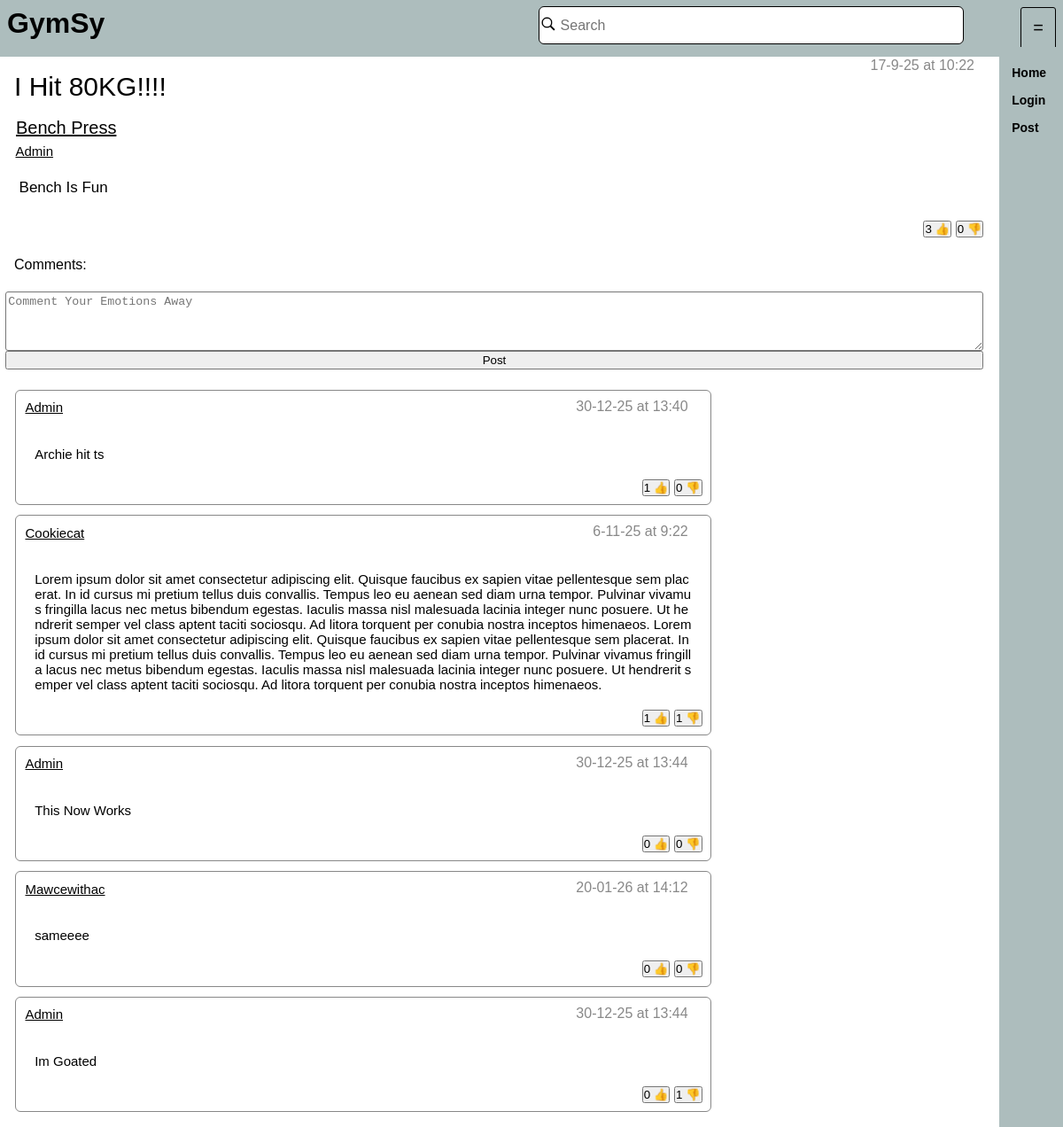
/post/1, run on an earlier commit of the app's database.
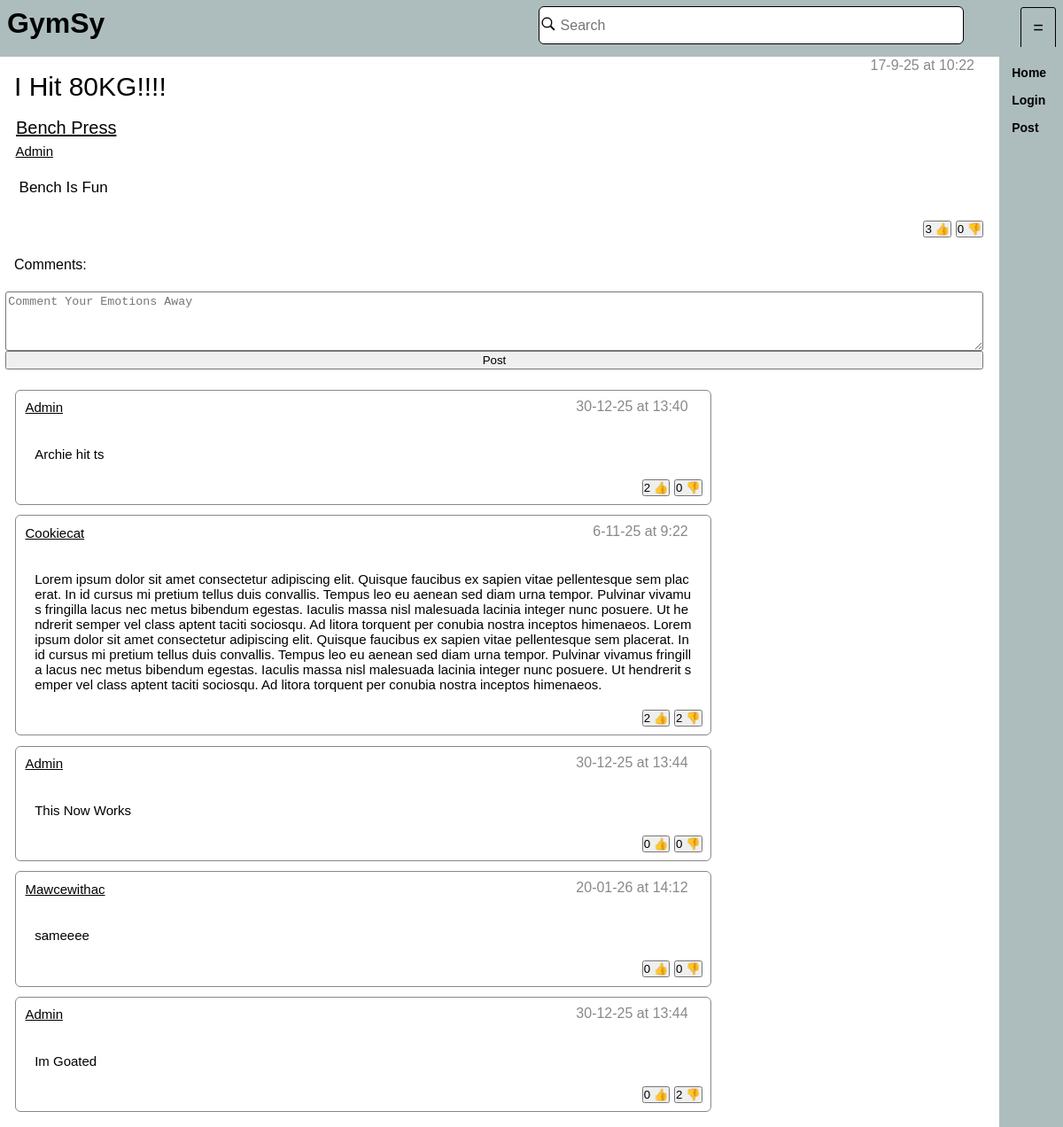
And on a later commit of the database.
### tables this page shows
CREATE TABLE "Post" (
	"PostID"	INTEGER UNIQUE,
	"PostContent"	TEXT,
	"ExcersiseID"	INTEGER,
	"AccountID"	INTEGER,
	"Title"	TEXT,
	"Date"	TEXT,
	"Time"	TEXT,
	"Parent"	INTEGER,
	PRIMARY KEY("PostID"),
	FOREIGN KEY("AccountID") REFERENCES "Account"("AccountID"),
	FOREIGN KEY("ExcersiseID") REFERENCES "Excersise"("ExcersiseID")
);

### app.py (the view)
@app.route("/post/<post>")
def ShowPost(post):
    print(post)
    PostData = DatabaseHandler.GetPost(int(post))
    CommentData = DatabaseHandler.GetComments(int(post))
    if PostData is None:
        return app.redirect("/home",302)
    Id = cache.get("id")
    if Id is None:
        cache.set("id", 0)
        Id = 0
    return render_template("Post.html",ID = Id,
                            data = PostData,
                            Comments = CommentData,
                            PostID = post
                            )

### Database/DatabaseHandler.py (called while the page is built)
def GetPost(ID: int):
    with sqlite3.connect("Database/GymsyDatabase.db") as Connection:
        Cursor = Connection.cursor()
        Result = Cursor.execute(SqlCommands.GetPostsFromPostID.ReturnQuery([ID])).fetchone()
        return Result

def GetComments(ParentID: int):
    with sqlite3.connect("Database/GymsyDatabase.db") as Connection:
        Cursor = Connection.cursor()
        Result = Cursor.execute(SqlCommands.GetPostComments.ReturnQuery([ParentID,ParentID]))
        return Result.fetchall()
    return 0

### Database/SqlCommands.py (called while the page is built)
    def ReturnQuery(self,NewContent: list = []):
        if type(NewContent) != list:
            NewContent = [NewContent]
        if len(NewContent) == len(self.Additions):
            return self.Query.format(*NewContent)
        else:
            print(NewContent, self.Additions)
            return "ERROR building Query"

### app.py (called while the page is built)
@app.after_request
def after_request(response):
    response.headers["Cache-Control"] = "no-cache, no-store, must-revalidate,public, max-age=0"
    response.headers['X-UA-Compatible'] = 'IE=Edge,chrome=1'
    response.cache_control.max_age = 0
    return response

### templates/Post.html (shortened to what this page needs)
{% extends 'index.html' %}
{% block content %}
<PostMain>
    <div class = "title" style = "Padding: 0;">
        <p class = "PostTitle">{{data[1]}}</p>
        <p style="margin-left: auto; margin-top: 0;color: #888888">{{data[9]}} at {{data[8]}}</p>
    </div>
    <a class = "PostExcersiseTitleText" href = "/exercise/{{data[3]}}">{{data[6]}}</a>
    <a class = "MainpostUsername" href = "/users/{{data[7]}}">{{data[7]}}</a>
    <div style = "margin: 1rem;">
		<a class = "PostDescription">
        {{data[2]}}
        </a>
	</div>
    <div class = "likeBar">
         <button class = "likeButton" id="Like:{{data[0]}}"
                            onclick={%if ID == 0 %} "OpenPopUp('popUp');ChildClicked();" {%else%} "SendLike({{ID}}, 1,{{data[0]}});updateLikes('{{data[0]}}');ChildClicked();" {%endif%} >
        {{data[4]}}&nbsp👍</button>
        <button class = "likeButton" id="Dislike:{{data[0]}}"
                onclick= {%if ID == 0 %} "OpenPopUp('popUp');ChildClicked();" {%else%} "SendLike({{ID}}, -1,{{data[0]}}); updateLikes('{{data[0]}}');ChildClicked();" {%endif%} >
        {{data[5]}}&nbsp👎</button>
    </div>
</PostMain>
<p>Comments:</p>
<div style="display: flex; flex-direction: column;">
    <textarea class = "Commentbox" id="CommentID" name="Comment" rows="4" cols="50" placeholder="Comment Your Emotions Away"></textarea>
    <button style = "" onclick= {%if ID == 0 %} "OpenPopUp('popUp');ChildClicked();" {%else%} "SendComment(document.getElementById('CommentID').value,{{PostID}},'{{ID}}')"{%endif%}>Post</button>
</div>
<div>
	{%for post in Comments%}
<div class = "comment" style = "">
<div class = "title">
        <a class = "MainpostUsername" href = "/users/{{post[1]}}" style = "margin: 0">{{post[1]}}</a>
	<p style="margin-left: auto; margin-top: 0;color: #888888">{{post[5]}} at {{post[6]}}</p>
	</div>
        <p class="PostDescription" style = "font-size: min(1.3vmax,15px);" >{{post[2]}}</p>
    <div class = "likeBar">
         <button class = "likeButton" id="Like:{{post[0]}}"
                            onclick={%if ID == 0 %} "OpenPopUp('popUp');ChildClicked();" {%else%} "SendLike({{ID}}, 1,{{post[0]}});updateLikes('{{post[0]}}');ChildClicked();" {%endif%} >
        {{post[3]}}&nbsp👍</button>
        <button class = "likeButton" id="Dislike:{{post[0]}}"
                onclick= {%if ID == 0 %} "OpenPopUp('popUp');ChildClicked();" {%else%} "SendLike({{ID}}, -1,{{post[0]}}); updateLikes('{{post[0]}}');ChildClicked();" {%endif%} >
        {{post[4]}}&nbsp👎</button>
    </div>
</div>
	{%endfor%}
</div>
{% endblock %}

What changed in the data, as far as the page shows it:
computed for Post "Archie hit ts": post "1" → "2"
changed Post (number 3 of 6 on the later page): AccountID "1" → "2"
computed for Post "Im Goated": post "1" → "2"
